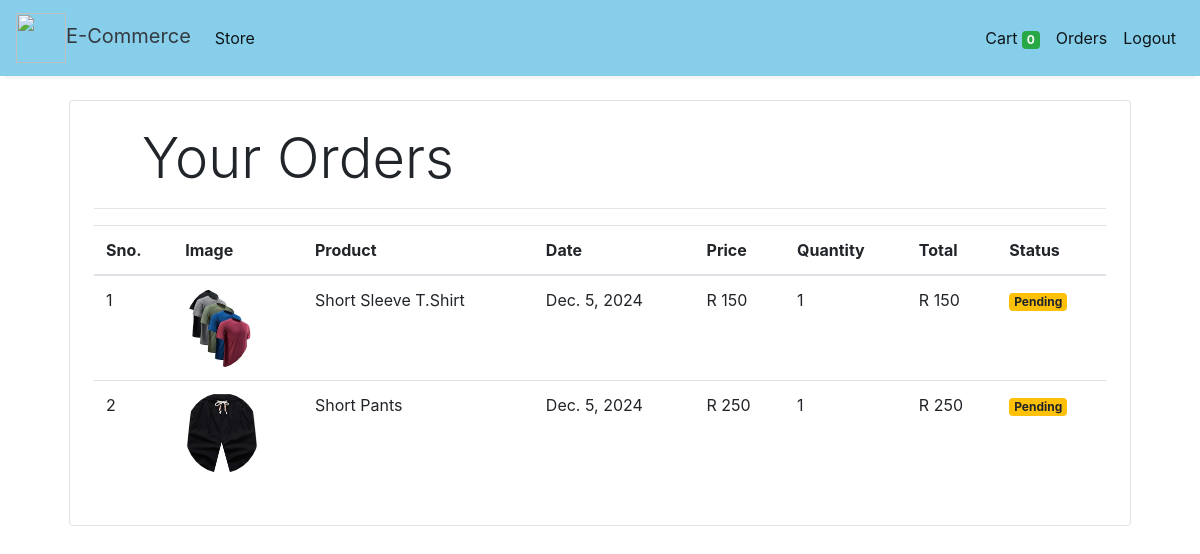
Screenshot of /orders (signed in) with the database file from the repository.
### store/models/orders.py (models this page shows, shortened)
class Order(models.Model):
    product = models.ForeignKey(Products,
                                on_delete=models.CASCADE)
    customer = models.ForeignKey(Customer,
                                 on_delete=models.CASCADE)
    quantity = models.IntegerField(default=1)
    price = models.IntegerField()
    address = models.CharField (max_length=50, default='', blank=True)
    phone = models.CharField (max_length=50, default='', blank=True)
    date = models.DateField (default=datetime.datetime.today)
    status = models.BooleanField (default=False)
    @staticmethod
    def get_orders_by_customer(customer_id):
        return Order.objects.filter(customer=customer_id).order_by('-date')

### store/models/product.py (models this page shows, shortened)
class Products(models.Model):
    name = models.CharField(max_length=60)
    price= models.IntegerField(default=0)
    category= models.ForeignKey(Category,on_delete=models.CASCADE,default=1 )
    description= models.CharField(max_length=250, default='', blank=True, null= True)
    image= models.ImageField(upload_to='uploads/products/')

### store/middlewares/auth.py (the view)
    def middleware(request):
        print(request.session.get('customer'))
        returnUrl = request.META['PATH_INFO']
        print(request.META['PATH_INFO'])
        if not request.session.get('customer'):
           return redirect(f'login?return_url={returnUrl}')
        response = get_response(request)
        return response

### store/templatetags/custom_filter.py (called while the page is built)
@register.filter(name='currency')
def currency(number):
    return "R "+str(number)

@register.filter(name='multiply')
def multiply(number , number1):
    return number * number1

### store/views/orders.py (called while the page is built)
    def get(self , request ):
        customer = request.session.get('customer')
        orders = Order.get_orders_by_customer(customer)
        print(orders)
        return render(request , 'orders.html'  , {'orders' : orders})

### store/templates/orders.html
{% extends 'base.html' %}
{% block content %}
{% load cart %}
{% load custom_filter %}
<div class="container">
   <div class="border rounded p-4 m-4">
        <p class="display-4 pl-4 ml-4">Your Orders</p>
        <hr>
        <table class="table">
            <thead>
                <tr>
                    <th>Sno.</th>
                    <th>Image</th>
                    <th>Product</th>
                    <th>Date</th>
                    <th>Price</th>
                    <th>Quantity</th>
                    <th>Total</th>
                    <th>Status</th>
                </tr>
            </thead>
            <tbody>
                {% for order in orders %}
                <tr>
                    <td>{{forloop.counter}}</td>
                    <td><img style="height: 80px;" class="rounded-circle" src="{{order.product.image.url}}" alt=""></td>
                    <td>{{order.product.name}}</td>
                    <td>{{order.date}}</td>
                    <td>{{order.price|currency}}</td>
                    <td>{{order.quantity}}</td>
                    <td>{{order.quantity|multiply:order.price|currency}}</td>
                    {% if order.status %}
                    <td><small class="badge badge-success">Completed</small></td>
                    {%else%}
                    <td><small class="badge badge-warning">Pending</small></td>
                    {% endif %}
                </tr>
                {% endfor %}
            </tbody>
        </table>
   </div>
</div>
{% endblock %}

### rows the page displays
Order: product.image (picture), product.name "Short Sleeve T.Shirt", date "Dec. 5, 2024", price "R 150", quantity "1", quantity|multiply "R 150", status "Pending"
Order: product.image (picture), product.name "Short Pants", date "Dec. 5, 2024", price "R 250", quantity "1", quantity|multiply "R 250", status "Pending"

### other values shown
{{ request.session.cart.keys|length }} "0"
